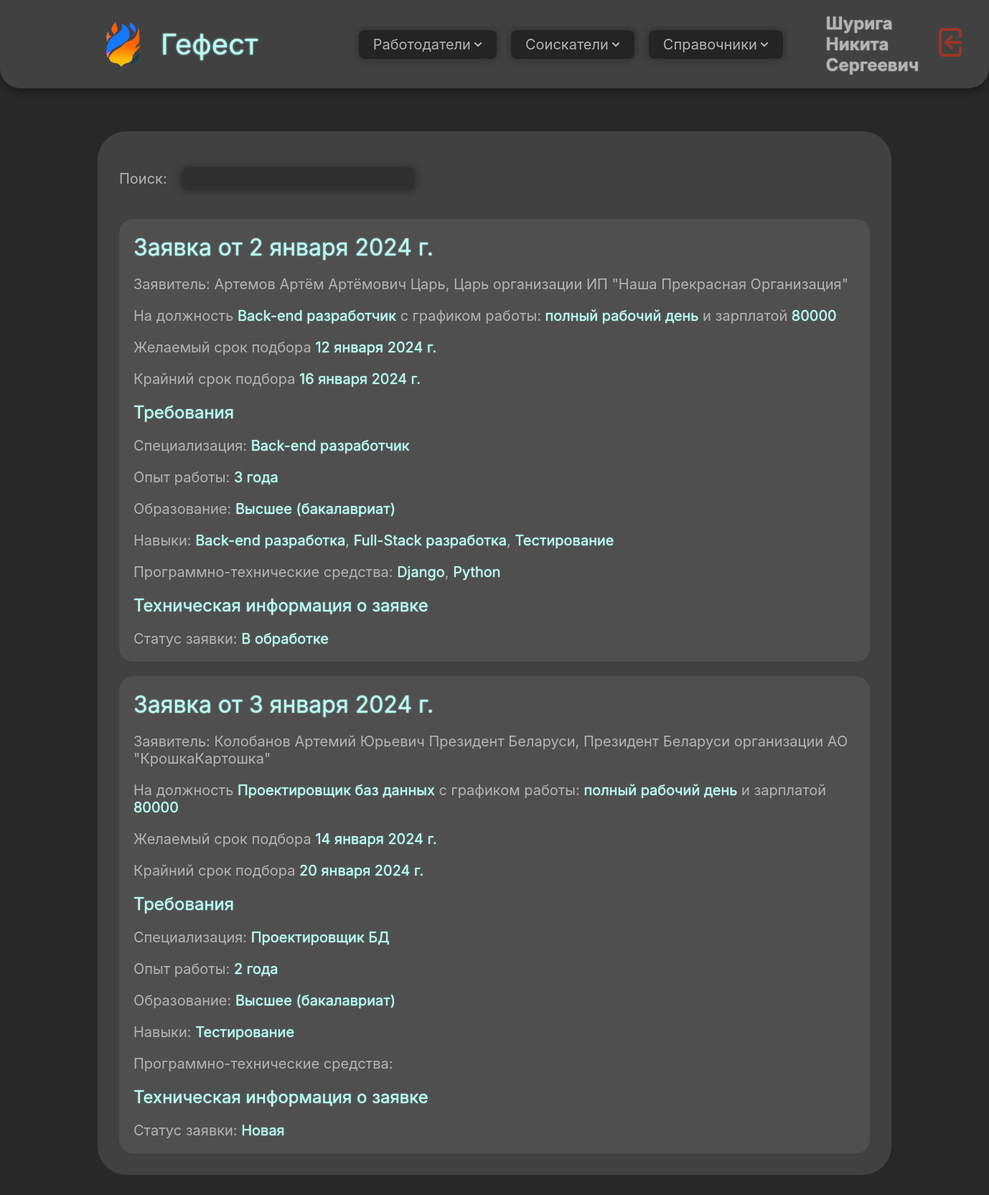
The app's page /applications/without_archive_by_final_date (signed in) with its own data.
### domain/models.py (models this page shows, shortened)
class CustomUser(AbstractUser):
    patronymic = models.CharField(max_length=255, blank=False, null=False, verbose_name='Отчество')
    phone_number = PhoneNumberField(region="RU", blank=False, null=False, verbose_name='Номер телефона')
    profile_photo = models.ImageField(blank=True, null=True, verbose_name='Фото профиля', upload_to='user_photos')
    class Meta:
        verbose_name = 'Пользователь'
        verbose_name_plural = 'Пользователи'

class Application(models.Model):
    STATUS_CHOICES = [
        ('new', 'Новая'),
        ('in_progress', 'В обработке'),
        ('pending_approval', 'На согласовании'),
        ('completed', 'Завершена'),
        ('canceled', 'Отменена'),
        ('payment_received', 'Получена оплата')
    ]
    employer = models.ForeignKey('Employer', blank=False, null=False,
                                 on_delete=models.CASCADE, verbose_name='Работодатель')
    date_of_application = models.DateTimeField(blank=False, null=False, auto_now_add=True,
                                               editable=False, verbose_name='Дата заявки')
    desired_date = models.DateField(blank=True, null=True, verbose_name='Желательный срок')
    final_date = models.DateField(blank=True, null=True, verbose_name='Крайний срок')
    position = models.ForeignKey('Position', blank=False, null=False,
                                 on_delete=models.PROTECT, verbose_name='Должность')
    salary = models.CharField(blank=False, null=False, max_length=255, verbose_name='Зарплата')
    specialization = models.ForeignKey('Specialization', blank=False, null=False,
                                       on_delete=models.PROTECT, verbose_name='Специализация')
    education_level = models.ForeignKey('EducationLevel', blank=True, null=True,
                                        on_delete=models.PROTECT, verbose_name='Уровень образования')
    skills = models.ManyToManyField('Skill', blank=True, verbose_name='Навыки')
    software_and_hardware_tools = models.ManyToManyField('SoftwareAndHardwareTool', blank=True,
                                                         verbose_name='Требуемые программно-технические средства')
    experience = models.IntegerField(blank=False, null=False, default=0, verbose_name='Опыт (лет)')
    work_schedule = models.ForeignKey('WorkSchedule', blank=False, null=False,
                                      on_delete=models.PROTECT, verbose_name='График работы')
    employee = models.ForeignKey('Employee', blank=False, null=False,
                                 on_delete=models.PROTECT, verbose_name='Работник')
    date_of_completion = models.DateField(blank=True, null=True, verbose_name='Дата выполнения')
    date_of_cancellation = models.DateField(blank=True, null=True, verbose_name='Дата отмены')
    status = models.CharField(blank=False, null=False, max_length=20, choices=STATUS_CHOICES,
                              default='new', verbose_name='Статус')
    class Meta:
        verbose_name = 'Заявка на подбор специалиста'
        verbose_name_plural = 'Заявки на подбор специалистов'

class Person(models.Model):
    surname = models.CharField(max_length=255, blank=False, null=False, verbose_name='Фамилия')
    name = models.CharField(max_length=255, blank=False, null=False, verbose_name='Имя')
    patronymic = models.CharField(max_length=255, blank=False, null=False, verbose_name='Отчество')
    email = models.EmailField(blank=False, max_length=254, verbose_name='Почта')
    phone = models.CharField(max_length=18, blank=False, null=False, verbose_name='Номер телефона')
    profile_photo = models.ImageField(blank=True, null=True, verbose_name='Фото профиля', upload_to='person_photos')
    class Meta:
        verbose_name = 'Индивид'
        verbose_name_plural = 'Индивиды'

class Employer(Person):
    organization = models.ForeignKey('Organization', on_delete=models.CASCADE,
                                     blank=True, null=True, verbose_name='Организация')
    position = models.CharField(max_length=90, blank=True, null=True, verbose_name='Должность')
    class Meta:
        verbose_name = 'Работодатель'
        verbose_name_plural = 'Работодатели'

class Organization(models.Model):
    name = models.CharField(max_length=255, blank=False, null=False, verbose_name='Наименование')
    payment_account = models.CharField(max_length=20, blank=False, null=False, verbose_name='Расчетный счет')
    okved_kode = models.CharField(max_length=9, blank=True, null=True, verbose_name='Код ОКВЭД')
    organizational_legal_form = models.ForeignKey('OrganizationalLegalForm', on_delete=models.PROTECT,
                                                  null=False, blank=False, verbose_name='ОПФ')
    inn = models.CharField(max_length=12, blank=False, null=False, verbose_name='ИНН')
    address = models.ForeignKey('Address', on_delete=models.PROTECT,
                                null=False, blank=False, verbose_name='Адрес')
    class Meta:
        verbose_name = 'Организация'
        verbose_name_plural = 'Организации'

class OrganizationalLegalForm(models.Model):
    name = models.CharField(max_length=90, blank=False, null=False, verbose_name='Наименование')
    short_name = models.CharField(max_length=10, blank=False, null=False, verbose_name='Краткое наименование')
    def __str__(self):
        return '%s' % self.short_name
    class Meta:
        verbose_name = 'Организационно-правовая форма'
        verbose_name_plural = 'Организационно-правовые формы'

class Position(models.Model):
    name = models.CharField(max_length=255, blank=False, null=False, verbose_name='Наименование')
    def __str__(self):
        return '%s' % self.name
    class Meta:
        verbose_name = 'Должность'
        verbose_name_plural = 'Должность'

class WorkSchedule(models.Model):
    name = models.CharField(max_length=255, blank=False, null=False, verbose_name='Наименование')
    class Meta:
        verbose_name = 'График работы'
        verbose_name_plural = 'Графики работы'

class Specialization(models.Model):
    name = models.CharField(max_length=255, blank=False, null=False, verbose_name='Наименование')
    def __str__(self):
        return '%s' % self.name
    class Meta:
        verbose_name = 'Специализация'
        verbose_name_plural = 'Специализации'

class EducationLevel(models.Model):
    name = models.CharField(max_length=90, blank=False, null=False, verbose_name='Наименование')
    code = models.IntegerField(validators=[
            MinValueValidator(0), MaxValueValidator(10)], blank=False, null=False,
                               verbose_name='Код уровня профессионального образования')
    def __str__(self):
        return '%s' % self.name
    class Meta:
        verbose_name = 'Уровень образования'
        verbose_name_plural = 'Уровни образования'

class Skill(models.Model):
    name = models.CharField(max_length=100, blank=False, null=False, verbose_name='Наименование')
    def __str__(self):
        return '%s' % self.name
    class Meta:
        verbose_name = 'Навык'
        verbose_name_plural = 'Навыки'

class SoftwareAndHardwareTool(models.Model):
    name = models.CharField(max_length=255, blank=False, null=False, verbose_name='Наименование')
    def __str__(self):
        return '%s' % self.name
    class Meta:
        verbose_name = 'Программно-техническое средство'
        verbose_name_plural = 'Программно-технические средства'

### domain/views/employres_views.py (the view)
# urls.py: path('applications/', applications_view, name='applications_view'),
def applications_view(request, ordering='without_archive_by_new'):
    archive_statuses = ['completed', 'canceled', 'payment_received']
    ordering_mas = [
        'without_archive_by_new',
        'without_archive_by_final_date',
        'without_archive_by_surname_of_employer',
    ]
    ordering_mas_archive = [
        'archive_by_new',
        'archive_by_final_date',
        'archive_by_surname_of_employer',
    ]
    if ordering in ordering_mas:
        applications = Application.objects.exclude(
            Q(date_of_completion__isnull=False) | Q(date_of_cancellation__isnull=False))
    elif ordering in ordering_mas_archive:
        applications = Application.objects.filter(
            Q(date_of_completion__isnull=False) | Q(date_of_cancellation__isnull=False))
    else:
        applications = Application.objects.all()
    if ordering == ordering_mas[0] or ordering == ordering_mas_archive[0]:
        applications = applications.order_by('-date_of_application')
    elif ordering == ordering_mas[1] or ordering == ordering_mas_archive[1]:
        applications = applications.order_by('final_date')
    elif ordering == ordering_mas[2] or ordering == ordering_mas_archive[2]:
        applications = applications.select_related('customer').order_by('customer__last_name')
    else:
        applications = applications.order_by('-date_of_application')
    for application in applications:
        application.status_in_rus = get_russian_status(application.status)
    context = {
        'applications': applications,
    }
    return render(request, 'employers/view/applications_view.html', context)

### domain/templates/employers/view/applications_view.html (shortened to what this page needs)
{% extends 'base.html' %}
{% load widget_tweaks %}
{% load static %}
{% block content %}
    <section class="split-section flex-vertical gap-2em">
        <div class="content-block flex-vertical gap-1em">
            <div class="content-box flex-vertical gap-1em">
                <div class="content flex-vertical gap-1em">
                    <div class="flex-horizontal gap-1em" style="padding: 1em 0">
                        <label>Поиск:</label>
                        <input type="text" oninput="filterResults(this)" class="input-field">
                    </div>
                    {% for application in applications %}
                        <a href="{% url 'applications_view_detail' application.id %}" id="search_results">
                            <div class="flex-vertical persons-div gap-1em">
                                <h1 class="title" style="font-size: xx-large">Заявка
                                    от {{ application.date_of_application.date }}</h1>
                                <p>
                                    Заявитель: {{ application.employer.surname }} {{ application.employer.name }} {{ application.employer.patronymic }} {{ application.employer.position }}, {{ application.employer.position }}
                                    организации {{ application.employer.organization.organizational_legal_form }}
                                    "{{ application.employer.organization.name }}"
                                </p>
                                <p>На должность <span class="title"
                                                      style="font-size: unset">{{ application.position }}</span> с
                                    графиком работы: <span class="title"
                                                           style="font-size: unset">{{ application.work_schedule.name.lower }}</span>
                                    и зарплатой <span class="title"
                                                      style="font-size: unset">{{ application.salary }}</span></p>
                                <p>Желаемый срок подбора <span class="title" style="font-size: unset">{{ application.desired_date }}</span></p>
                                <p>Крайний срок подбора <span class="title" style="font-size: unset">{{ application.final_date }}</span></p>
                                <h1 class="title" style="font-size: x-large">
                                    Требования
                                </h1>
                                <p>
                                    Специализация: <span class="title" style="font-size: unset">{{ application.specialization }}</span>
                                </p>
                                <p>
                                    Опыт работы: <span class="title" style="font-size: unset" id="experience{{ application.id }}">{{ application.experience }}</span>
                                </p>
                                <p>
                                    Образование: <span class="title" style="font-size: unset">{{ application.education_level }}</span>
                                </p>
                                <p>Навыки:
                                {% for skill in application.skills.all %}
                                    <span class="title" style="font-size: unset">{{ skill }}</span>{% if not forloop.last %},{% endif %}
                                {% endfor %}
                                </p>
                                <p>Программно-технические средства:
                                {% for software_and_hardware_tool in application.software_and_hardware_tools.all %}
                                    <span class="title" style="font-size: unset">{{ software_and_hardware_tool }}</span>{% if not forloop.last %},{% endif %}
                                {% endfor %}
                                </p>
                                <h1 class="title" style="font-size: x-large">Техническая информация о заявке</h1>
                                <p>Статус заявки: <span class="title" style="font-size: unset">{{ application.status_in_rus }}</span></p>
                            </div>
                        </a>
                    {% endfor %}
                </div>
            </div>
        </div>
    </section>
{% endblock content %}

### domain/templates/components/navbar.html (shortened to what this page needs)
{% load static %}
{% block content %}
    <div class="nav-bar flex-horizontal gap-1em">
        <div class="nav-part flex-horizontal gap-1em">
            <a href="{% url 'home' %}">
            <div class="flex-horizontal gap-1em">
                <div class="logo-container">
                    <img src="{% static 'images/logo.png' %}" class="logo"/>
                </div>
                <div class="title" style="padding-right: 3em;">Гефест</div>
            </div>
                </a>
            <div class="button">
                Работодатели
                <img src="{% static 'icons/arrow-down.svg' %}" class="icon">
            </div>
            <button class="button">
                Соискатели
                <img src="{% static 'icons/arrow-down.svg' %}" class="icon">
            </button>
            <button class="button">
                Справочники
                <img src="{% static 'icons/arrow-down.svg' %}" class="icon">
            </button>
        </div>
        <div class="nav-part flex-horizontal gap-1em">
            <h2 class="text1">{{ user.last_name }} {{ user.first_name }} {{ user.patronymic }}</h2>
            <a href="{% url 'logout' %}">
                <img src="{% static 'icons/logout.svg' %}" class="logout-button"/>
            </a>
        </div>
    </div>
{% endblock content %}

### records on screen
CustomUser: last_name "Шурига", first_name "Никита", patronymic "Сергеевич"
Application: date_of_application "2 января 2024 г.", employer.surname "Артемов", employer.name "Артём", employer.patronymic "Артёмович", employer.position "Царь", employer.organization.organizational_legal_form "ИП", employer.organization.name "Наша Прекрасная Организация", position "Back-end разработчик", work_schedule.name "полный рабочий день", salary "80000", desired_date "12 января 2024 г.", final_date "16 января 2024 г.", specialization "Back-end разработчик", education_level "Высшее (бакалавриат)", status_in_rus "В обработке"
Skill: name "Back-end разработка"
Skill: name "Full-Stack разработка"
Skill: name "Тестирование"
SoftwareAndHardwareTool: name "Django"
SoftwareAndHardwareTool: name "Python"
Application: date_of_application "3 января 2024 г.", employer.surname "Колобанов", employer.name "Артемий", employer.patronymic "Юрьевич", employer.position "Президент Беларуси", employer.organization.organizational_legal_form "АО", employer.organization.name "КрошкаКартошка", position "Проектировщик баз данных", work_schedule.name "полный рабочий день", salary "80000", desired_date "14 января 2024 г.", final_date "20 января 2024 г.", specialization "Проектировщик БД", education_level "Высшее (бакалавриат)", status_in_rus "Новая"
